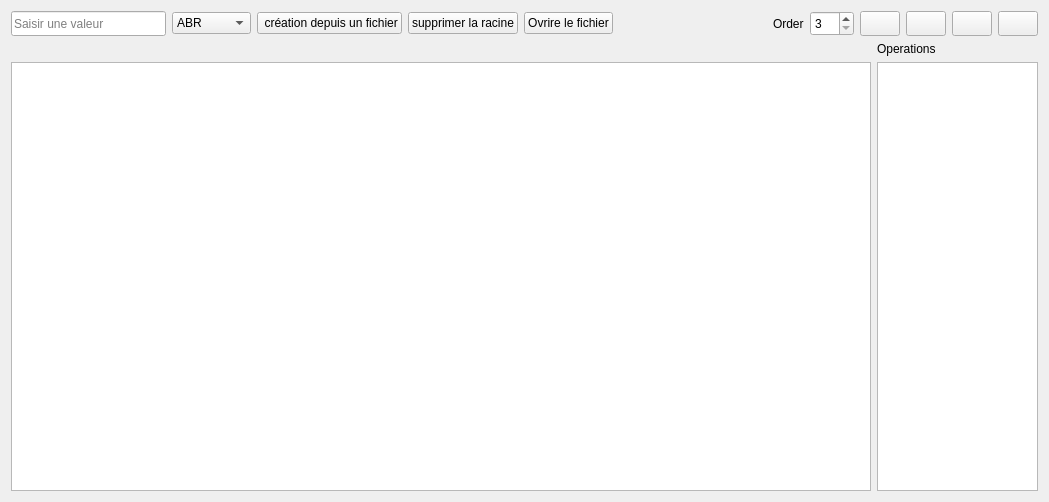
<?xml version="1.0" encoding="UTF-8"?>
<ui version="4.0">
 <class>B_Tree</class>
 <widget class="QWidget" name="B_Tree">
  <property name="enabled">
   <bool>true</bool>
  </property>
  <property name="geometry">
   <rect>
    <x>0</x>
    <y>0</y>
    <width>1049</width>
    <height>502</height>
   </rect>
  </property>
  <property name="windowTitle">
   <string>LES ARBRES </string>
  </property>
  <layout class="QVBoxLayout" name="verticalLayout_2">
   <item>
    <layout class="QHBoxLayout" name="horizontalLayout">
     <item>
      <widget class="QLineEdit" name="le_data">
       <property name="minimumSize">
        <size>
         <width>0</width>
         <height>25</height>
        </size>
       </property>
       <property name="text">
        <string/>
       </property>
       <property name="placeholderText">
        <string>Saisir une valeur</string>
       </property>
      </widget>
     </item>
     <item>
      <widget class="QComboBox" name="ArbreTypes">
       <property name="duplicatesEnabled">
        <bool>false</bool>
       </property>
       <item>
        <property name="text">
         <string>ABR</string>
        </property>
       </item>
       <item>
        <property name="text">
         <string>AVL</string>
        </property>
       </item>
       <item>
        <property name="text">
         <string>TAS min</string>
        </property>
       </item>
       <item>
        <property name="text">
         <string>TAS max</string>
        </property>
       </item>
       <item>
        <property name="text">
         <string>B-arbre</string>
        </property>
       </item>
       <item>
        <property name="text">
         <string>M-aire</string>
        </property>
       </item>
      </widget>
     </item>
     <item>
      <widget class="QPushButton" name="IF">
       <property name="text">
        <string> création depuis un fichier</string>
       </property>
      </widget>
     </item>
     <item>
      <widget class="QPushButton" name="SR">
       <property name="text">
        <string>supprimer la racine</string>
       </property>
      </widget>
     </item>
     <item>
      <widget class="QPushButton" name="OF">
       <property name="text">
        <string>Ovrire le fichier</string>
       </property>
      </widget>
     </item>
     <item>
      <spacer name="horizontalSpacer">
       <property name="minimumSize">
        <size>
         <width>0</width>
         <height>25</height>
        </size>
       </property>
       <property name="orientation">
        <enum>Qt::Horizontal</enum>
       </property>
       <property name="sizeHint" stdset="0">
        <size>
         <width>40</width>
         <height>22</height>
        </size>
       </property>
      </spacer>
     </item>
     <item>
      <widget class="QLabel" name="label">
       <property name="minimumSize">
        <size>
         <width>0</width>
         <height>25</height>
        </size>
       </property>
       <property name="text">
        <string>Order</string>
       </property>
      </widget>
     </item>
     <item>
      <widget class="QSpinBox" name="grade_sb">
       <property name="enabled">
        <bool>true</bool>
       </property>
       <property name="minimumSize">
        <size>
         <width>44</width>
         <height>25</height>
        </size>
       </property>
       <property name="keyboardTracking">
        <bool>false</bool>
       </property>
       <property name="minimum">
        <number>3</number>
       </property>
       <property name="maximum">
        <number>10</number>
       </property>
       <property name="singleStep">
        <number>1</number>
       </property>
       <property name="value">
        <number>3</number>
       </property>
       <property name="displayIntegerBase">
        <number>10</number>
       </property>
      </widget>
     </item>
     <item>
      <widget class="QPushButton" name="find">
       <property name="minimumSize">
        <size>
         <width>0</width>
         <height>25</height>
        </size>
       </property>
       <property name="text">
        <string/>
       </property>
       <property name="iconSize">
        <size>
         <width>32</width>
         <height>32</height>
        </size>
       </property>
      </widget>
     </item>
     <item>
      <widget class="QPushButton" name="bt_add">
       <property name="minimumSize">
        <size>
         <width>0</width>
         <height>25</height>
        </size>
       </property>
       <property name="maximumSize">
        <size>
         <width>16777215</width>
         <height>25</height>
        </size>
       </property>
       <property name="text">
        <string/>
       </property>
       <property name="icon">
        <iconset>
         <normaloff>img/img_add.png</normaloff>img/img_add.png</iconset>
       </property>
       <property name="iconSize">
        <size>
         <width>32</width>
         <height>32</height>
        </size>
       </property>
      </widget>
     </item>
     <item>
      <widget class="QPushButton" name="btn_remove">
       <property name="minimumSize">
        <size>
         <width>0</width>
         <height>25</height>
        </size>
       </property>
       <property name="maximumSize">
        <size>
         <width>16777215</width>
         <height>25</height>
        </size>
       </property>
       <property name="text">
        <string/>
       </property>
       <property name="icon">
        <iconset>
         <normaloff>img/img_sub.png</normaloff>img/img_sub.png</iconset>
       </property>
       <property name="iconSize">
        <size>
         <width>32</width>
         <height>32</height>
        </size>
       </property>
      </widget>
     </item>
     <item>
      <widget class="QPushButton" name="btn_clear">
       <property name="maximumSize">
        <size>
         <width>16777215</width>
         <height>25</height>
        </size>
       </property>
       <property name="text">
        <string/>
       </property>
       <property name="iconSize">
        <size>
         <width>32</width>
         <height>32</height>
        </size>
       </property>
      </widget>
     </item>
    </layout>
   </item>
   <item>
    <layout class="QGridLayout" name="gridLayout">
     <item row="0" column="1">
      <widget class="QLabel" name="label_2">
       <property name="text">
        <string>Operations</string>
       </property>
      </widget>
     </item>
     <item row="4" column="0">
      <widget class="QScrollArea" name="scrollArea">
       <property name="widgetResizable">
        <bool>true</bool>
       </property>
       <widget class="QWidget" name="scrollAreaWidgetContents">
        <property name="geometry">
         <rect>
          <x>0</x>
          <y>0</y>
          <width>860</width>
          <height>424</height>
         </rect>
        </property>
        <layout class="QVBoxLayout" name="verticalLayout" stretch="0">
         <property name="leftMargin">
          <number>0</number>
         </property>
         <property name="topMargin">
          <number>0</number>
         </property>
         <property name="rightMargin">
          <number>0</number>
         </property>
         <property name="bottomMargin">
          <number>0</number>
         </property>
         <item>
          <widget class="QLabel" name="tree_lb">
           <property name="styleSheet">
            <string notr="true">background-color: rgb(255, 255, 255);</string>
           </property>
           <property name="text">
            <string/>
           </property>
           <property name="scaledContents">
            <bool>false</bool>
           </property>
           <property name="alignment">
            <set>Qt::AlignCenter</set>
           </property>
          </widget>
         </item>
        </layout>
       </widget>
      </widget>
     </item>
     <item row="4" column="1">
      <widget class="QListWidget" name="lw_operations">
       <property name="maximumSize">
        <size>
         <width>161</width>
         <height>16777215</height>
        </size>
       </property>
      </widget>
     </item>
    </layout>
   </item>
  </layout>
 </widget>
 <resources/>
 <connections/>
</ui>
